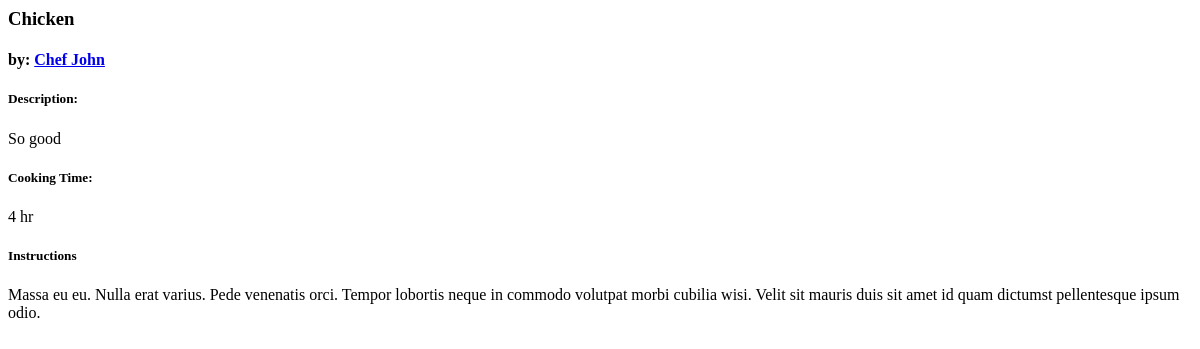
/recipes/3, run on an earlier commit of the app's database.
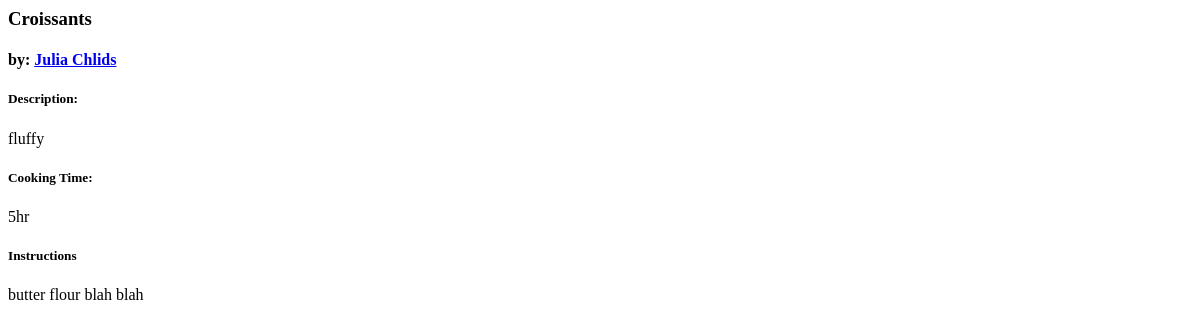
And on a later commit of the database.
### recipebox/models.py (models this page shows, shortened)
class Recipe(models.Model):
    author = models.ForeignKey(Author, on_delete=models.CASCADE)
    title = models.CharField(max_length=100)
    description = models.CharField(max_length=300)
    time_required = models.CharField(max_length=50)
    instructions = models.TextField()

class Author(models.Model):
    user = models.OneToOneField(User, on_delete=models.CASCADE)
    name = models.CharField(max_length=50)
    bio = models.TextField()
    def __str__(self):
        return self.name

### recipebox/views.py (the view)
# urls.py: path('recipes/<int:id>', views.recipe_view),
def recipe_view(request, id):
    html = 'recipe.html'
    recipe = Recipe.objects.get(pk=id)
    return render(request, html, {'recipe': recipe})

### recipebox/templates/recipe.html
<h3>{{ recipe.title }}</h3>
<h4>
  by:
  <a href="/authors/{{ recipe.author.id }}">
    {{ recipe.author }}
  </a>
</h4>
<h5>Description:</h5>
<p>{{ recipe.description }}</p>
<h5>Cooking Time:</h5>
<p>{{ recipe.time_required }}</p>
<h5>Instructions</h5>
<p>{{ recipe.instructions }}</p>

What changed in the data, as far as the page shows it:
changed Recipe: title "Chicken" → "Croissants"; author "Chef John" → "Julia Chlids"; description "So good" → "fluffy"; time_required "4 hr" → "5hr"; instructions "Massa eu eu. Nulla erat varius. Pede venenatis orci. Tempor lobortis neque in commodo volutpat morbi cubilia wisi. Velit sit mauris duis sit amet id quam dictumst pellentesque ipsum odio." → "butter flour blah blah"
